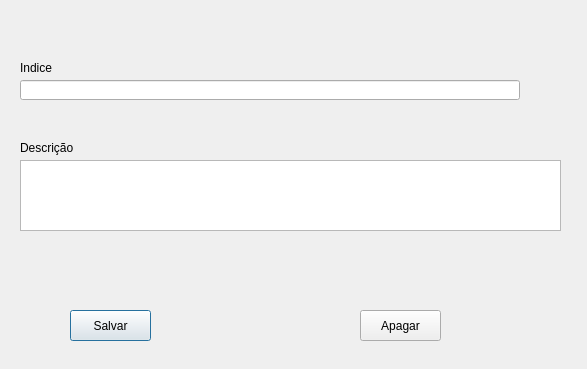
<?xml version="1.0" encoding="UTF-8"?>
<ui version="4.0">
 <class>IndiceDesvalorizacaoMonetaria</class>
 <widget class="QDialog" name="IndiceDesvalorizacaoMonetaria">
  <property name="geometry">
   <rect>
    <x>0</x>
    <y>0</y>
    <width>587</width>
    <height>369</height>
   </rect>
  </property>
  <property name="windowTitle">
   <string>Dialog</string>
  </property>
  <widget class="QPushButton" name="pbSalvarEditar">
   <property name="geometry">
    <rect>
     <x>70</x>
     <y>310</y>
     <width>81</width>
     <height>31</height>
    </rect>
   </property>
   <property name="text">
    <string>Salvar</string>
   </property>
  </widget>
  <widget class="QPushButton" name="pbApagar">
   <property name="geometry">
    <rect>
     <x>360</x>
     <y>310</y>
     <width>81</width>
     <height>31</height>
    </rect>
   </property>
   <property name="text">
    <string>Apagar</string>
   </property>
  </widget>
  <widget class="QLabel" name="label_2">
   <property name="geometry">
    <rect>
     <x>20</x>
     <y>140</y>
     <width>61</width>
     <height>16</height>
    </rect>
   </property>
   <property name="text">
    <string>Descrição</string>
   </property>
  </widget>
  <widget class="QLabel" name="label">
   <property name="geometry">
    <rect>
     <x>20</x>
     <y>60</y>
     <width>61</width>
     <height>16</height>
    </rect>
   </property>
   <property name="text">
    <string>Indice</string>
   </property>
  </widget>
  <widget class="QLineEdit" name="leIndice">
   <property name="geometry">
    <rect>
     <x>20</x>
     <y>80</y>
     <width>500</width>
     <height>20</height>
    </rect>
   </property>
  </widget>
  <widget class="QPlainTextEdit" name="pteDescricao">
   <property name="geometry">
    <rect>
     <x>20</x>
     <y>160</y>
     <width>541</width>
     <height>71</height>
    </rect>
   </property>
  </widget>
 </widget>
 <resources/>
 <connections/>
</ui>
